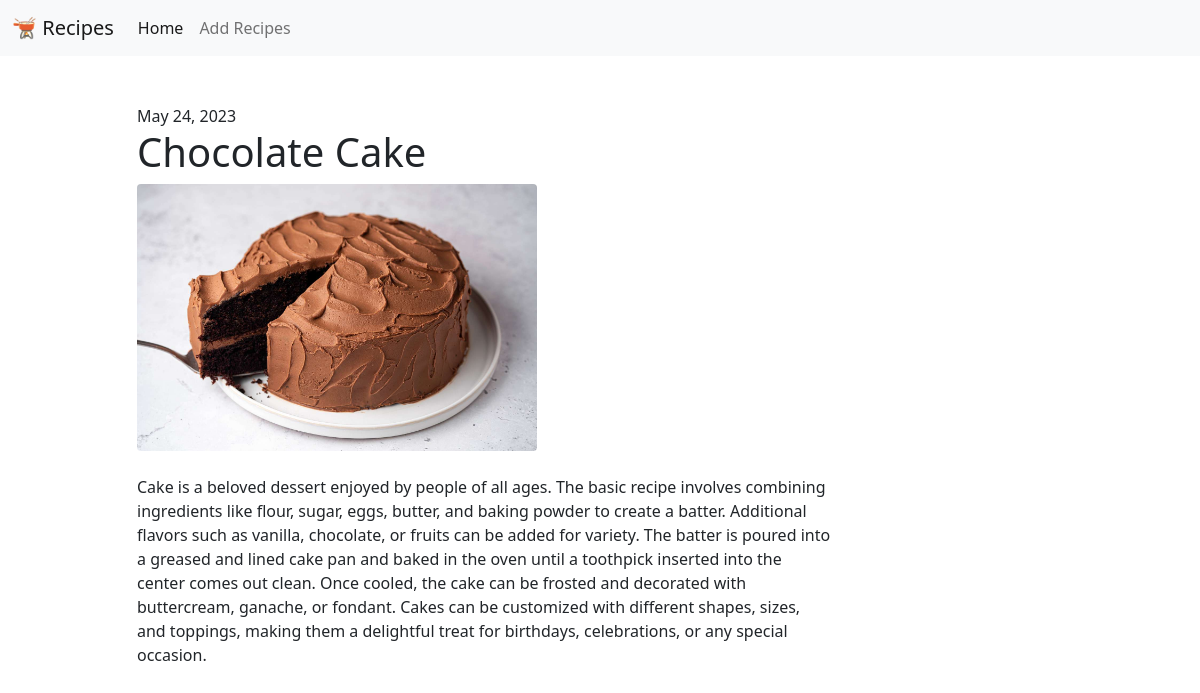
The page /detail/4 on the database its author committed.
### feed/models.py (models this page shows, shortened)
class Post(models.Model):
    title = models.CharField(max_length=140, blank=False, null=False)
    description = models.TextField()
    image = ImageField()
    date = models.DateField()

### feed/views.py (the view)
# urls.py: path('detail/<int:pk>', PostDetailView.as_view(), name='detail'),
class PostDetailView(DetailView):
    template_name = "detail.html"
    model = Post

### templates/detail.html (shortened to what this page needs)
{% extends "base.html" %}
{% load thumbnail %}
{% block body %}
    <div class="row">
        <div class="col-sm-10 offset-sm-1 py-5">
            {{ object.date }}
            <h1>
                {{ object.title }}
            </h1>
            <img src="{{ object.image.url }}" class="img-fluid rounded" style="width: 400px;">
            <p class="mt-4 w-75">
                {{ object.description }}
            </p>
        </div>
    </div>
{% endblock %}

### rows shown on the page
Post: date "May 24, 2023", title "Chocolate Cake", image (picture), description "Cake is a beloved dessert enjoyed by people of all ages. The basic recipe involves combining ingredients like flour, sugar, eggs, butter, and baking powder to create a batter. Additional flavors such as vanilla, chocolate, or fruits can be added for variety. The batter is poured into a greased and lined cake pan and baked in the oven until a toothpick inserted into the center comes out clean. Once cooled, the cake can be frosted and decorated with buttercream, ganache, or fondant. Cakes can be customized with different shapes, sizes, and toppings, making them a delightful treat for birthdays, celebrations, or any special occasion."
